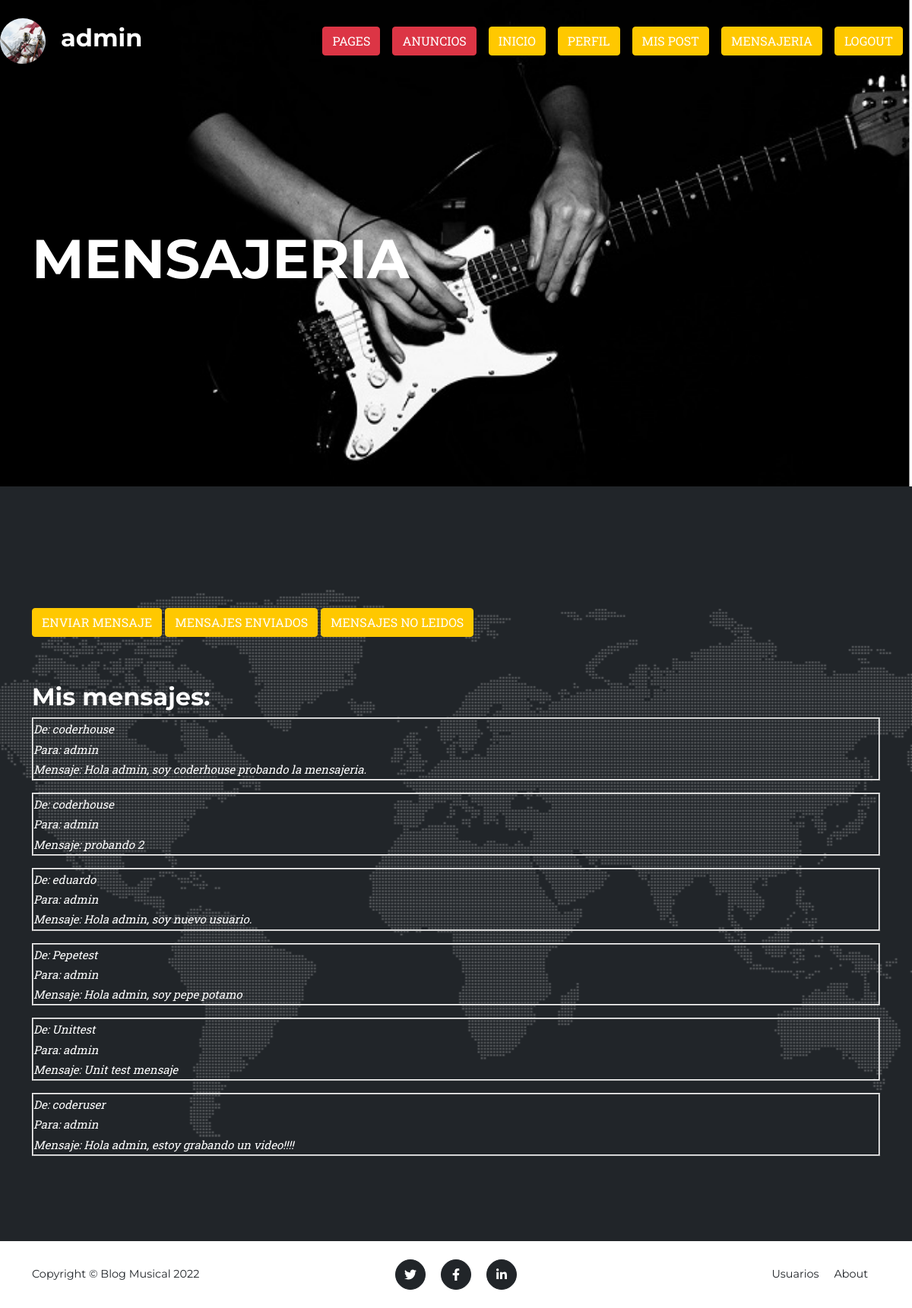
Screenshot of /mensajeria (signed in) with the database file from the repository.
### mensajeria/models.py (models this page shows)
class Mensaje(models.Model):
    remitente_id = models.IntegerField()
    remitente_usuario = models.TextField(max_length=50)
    destinatario_id = models.IntegerField()
    destinatario_usuario = models.TextField(max_length=50)
    mensaje = models.TextField(max_length= 500)
    fecha = models.DateTimeField()
    visto = models.CharField(max_length=2)

### mensajeria/views.py (the view)
# urls.py: path('mensajeria', mensajeria, name="mensajeria"),
@login_required
def mensajeria(request):
    avatar = Avatar.objects.filter(user=request.user)
    usuarios = User.objects.all()
    mensajes = Mensaje.objects.filter(destinatario_id=request.user.id)
    return render(request, 'mensajeria/mensajeria.html',  {'usuarios': usuarios, 'mensajes': mensajes, 'url':avatar[0].avatar.url })

### mensajeria/templates/mensajeria/mensajeria.html (shortened to what this page needs)
{% extends "AppDesafio/padre.html" %}
{% load static %}
{% block avatar%}
{% if not request.user.is_authenticated %}
<div><img src="/media/avatar/anonymous-user-icon-2.jpg" width="60px" height="60px" style="border-radius:30px" alt=""></div>
<div style="color:white; margin-left: 20px">
    <h2>Anonimo</h2>
</div>
{% else %}
<div><img src="{{url}}" width="60px" height="60px" style="border-radius:30px" alt=""></div>
<div style="color:white; margin-left: 20px">
<h2>{{user}}</h2>
</div>
{% endif %}
{% endblock %}
{% block TituloInicio %}
<header class="masthead">
    <div class="container">
        <div class="masthead-heading text-uppercase" style="margin-right: 1000px">Mensajeria</div>
    </div>
</header>
{% endblock %}
{% block contenidoQueCambia %}
<div style="margin-bottom:60px">
    <a class="btn btn-primary" href="{% url 'enviarMensaje' %}">ENVIAR MENSAJE</a>
    <a class="btn btn-primary" href="{% url 'verEnviados' %}">MENSAJES ENVIADOS</a>
    <a class="btn btn-primary" href="{% url 'verNoLeidos' %}">MENSAJES NO LEIDOS</a>
</div>
<div style="color:white">
<h2>Mis mensajes:</h2>
    <div style="font-style:italic; font-size:15px">
        {% if mensajes %}
        {% for m in mensajes %}
        {% if m.visto == 'N' %}
        <p style="border: ridge #FF5733 4px;">
        {% else %}
        <p style="border: ridge #fff 2px;">
        {% endif %}
        De: {{m.remitente_usuario}}
        <br>
        Para:
        {{request.user.username}}
        <br>
        Mensaje:
        {{m.mensaje}}
        <br>
        </p>
        {% endfor %}
    </div>
        {% else %}
        <div>Aun no tiene mensajes</div>
        {% endif %}
</div>
{% endblock %}

### rows the page displays
Mensaje: remitente_usuario "coderhouse", mensaje "Hola admin, soy coderhouse probando la mensajeria."
Mensaje: remitente_usuario "coderhouse", mensaje "probando 2"
Mensaje: remitente_usuario "eduardo", mensaje "Hola admin, soy nuevo usuario."
Mensaje: remitente_usuario "Pepetest", mensaje "Hola admin, soy pepe potamo"
Mensaje: remitente_usuario "Unittest", mensaje "Unit test mensaje"
Mensaje: remitente_usuario "coderuser", mensaje "Hola admin, estoy grabando un video!!!!"

### other values shown
{{ user }} "admin"
{{ request.user.username }} "admin"
